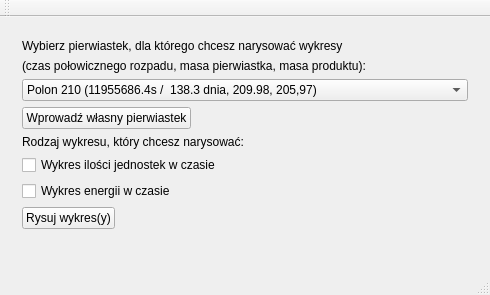
<?xml version="1.0" encoding="UTF-8"?>
<ui version="4.0">
 <class>MainWindow</class>
 <widget class="QMainWindow" name="MainWindow">
  <property name="geometry">
   <rect>
    <x>0</x>
    <y>0</y>
    <width>490</width>
    <height>295</height>
   </rect>
  </property>
  <property name="windowTitle">
   <string>Rozpad pierwiastków</string>
  </property>
  <widget class="QWidget" name="centralWidget">
   <layout class="QGridLayout" name="gridLayout_2">
    <item row="0" column="0">
     <widget class="QFrame" name="gridFrame">
      <layout class="QFormLayout" name="formLayout">
       <item row="0" column="0">
        <widget class="QLabel" name="label">
         <property name="text">
          <string>Wybierz pierwiastek, dla którego chcesz narysować wykresy</string>
         </property>
        </widget>
       </item>
       <item row="4" column="0">
        <widget class="QLabel" name="label_2">
         <property name="text">
          <string>Rodzaj wykresu, który chcesz narysować:</string>
         </property>
        </widget>
       </item>
       <item row="5" column="0">
        <widget class="QCheckBox" name="wykresJ">
         <property name="text">
          <string>Wykres ilości jednostek w czasie</string>
         </property>
        </widget>
       </item>
       <item row="7" column="0">
        <widget class="QCheckBox" name="wykresE">
         <property name="text">
          <string>Wykres energii w czasie</string>
         </property>
        </widget>
       </item>
       <item row="8" column="0">
        <widget class="QPushButton" name="rysujWykres">
         <property name="text">
          <string>Rysuj wykres(y)</string>
         </property>
        </widget>
       </item>
       <item row="3" column="0">
        <widget class="QPushButton" name="pushButton">
         <property name="text">
          <string>Wprowadź własny pierwiastek</string>
         </property>
        </widget>
       </item>
       <item row="1" column="0">
        <widget class="QLabel" name="label_3">
         <property name="text">
          <string>(czas połowicznego rozpadu, masa pierwiastka, masa produktu):</string>
         </property>
        </widget>
       </item>
       <item row="2" column="0" colspan="2">
        <widget class="QComboBox" name="pierwiastkiBox">
         <item>
          <property name="text">
           <string>Polon 210 (11955686.4s /  138.3 dnia, 209.98, 205,97)</string>
          </property>
         </item>
         <item>
          <property name="text">
           <string>Astat 209 (19476s / 5.4h, 208.99, 204.98)</string>
          </property>
         </item>
         <item>
          <property name="text">
           <string>Radon 210 (207360s / 2.4 dnia, 209.99, 205.98)</string>
          </property>
         </item>
         <item>
          <property name="text">
           <string>Frans 221 (288s /  4 min 48s, 221.01, 217.00)</string>
          </property>
         </item>
         <item>
          <property name="text">
           <string>Rad 224 (13074.84s / 3h 37m, 224.02, 220.01)</string>
          </property>
         </item>
         <item>
          <property name="text">
           <string>Aktyn 225 (864000s / 10 dni, 225.02, 221.01)</string>
          </property>
         </item>
         <item>
          <property name="text">
           <string>Tor 227 (1613952s / 18.7 dnia, 227.03, 223.02)</string>
          </property>
         </item>
        </widget>
       </item>
      </layout>
     </widget>
    </item>
   </layout>
  </widget>
  <widget class="QToolBar" name="mainToolBar">
   <attribute name="toolBarArea">
    <enum>TopToolBarArea</enum>
   </attribute>
   <attribute name="toolBarBreak">
    <bool>false</bool>
   </attribute>
  </widget>
  <widget class="QStatusBar" name="statusBar"/>
 </widget>
 <layoutdefault spacing="6" margin="11"/>
 <resources/>
 <connections/>
</ui>
